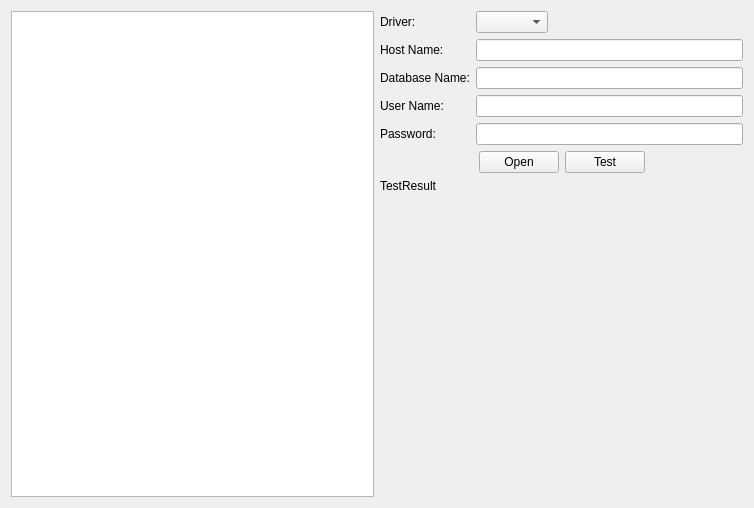
<?xml version="1.0" encoding="UTF-8"?>
<ui version="4.0">
 <class>Connections</class>
 <widget class="QWidget" name="Connections">
  <property name="geometry">
   <rect>
    <x>0</x>
    <y>0</y>
    <width>754</width>
    <height>508</height>
   </rect>
  </property>
  <layout class="QHBoxLayout" name="horizontalLayout_2">
   <item>
    <widget class="QListView" name="list"/>
   </item>
   <item>
    <layout class="QVBoxLayout" name="verticalLayout">
     <item>
      <layout class="QFormLayout" name="formLayout">
       <property name="fieldGrowthPolicy">
        <enum>QFormLayout::ExpandingFieldsGrow</enum>
       </property>
       <item row="0" column="0">
        <widget class="QLabel" name="driverLabel">
         <property name="text">
          <string>Driver:</string>
         </property>
        </widget>
       </item>
       <item row="0" column="1">
        <widget class="KComboBox" name="driver"/>
       </item>
       <item row="1" column="0">
        <widget class="QLabel" name="hostnameLabel">
         <property name="text">
          <string>Host Name:</string>
         </property>
         <property name="buddy">
          <cstring>hostName</cstring>
         </property>
        </widget>
       </item>
       <item row="1" column="1">
        <widget class="KLineEdit" name="hostName">
         <property name="minimumSize">
          <size>
           <width>250</width>
           <height>0</height>
          </size>
         </property>
        </widget>
       </item>
       <item row="2" column="0">
        <widget class="QLabel" name="databaseLabel">
         <property name="text">
          <string>Database Name:</string>
         </property>
         <property name="buddy">
          <cstring>database</cstring>
         </property>
        </widget>
       </item>
       <item row="2" column="1">
        <widget class="KLineEdit" name="database"/>
       </item>
       <item row="3" column="0">
        <widget class="QLabel" name="usernameLabel">
         <property name="text">
          <string>User Name:</string>
         </property>
         <property name="buddy">
          <cstring>userName</cstring>
         </property>
        </widget>
       </item>
       <item row="3" column="1">
        <widget class="KLineEdit" name="userName"/>
       </item>
       <item row="4" column="0">
        <widget class="QLabel" name="passwordLabel">
         <property name="text">
          <string>Password:</string>
         </property>
         <property name="buddy">
          <cstring>password</cstring>
         </property>
        </widget>
       </item>
       <item row="4" column="1">
        <widget class="KLineEdit" name="password">
         <property name="echoMode">
          <enum>QLineEdit::Password</enum>
         </property>
        </widget>
       </item>
      </layout>
     </item>
     <item>
      <layout class="QHBoxLayout" name="horizontalLayout">
       <item>
        <spacer name="horizontalSpacer">
         <property name="orientation">
          <enum>Qt::Horizontal</enum>
         </property>
         <property name="sizeHint" stdset="0">
          <size>
           <width>40</width>
           <height>20</height>
          </size>
         </property>
        </spacer>
       </item>
       <item>
        <widget class="QPushButton" name="selectFile">
         <property name="text">
          <string>Open</string>
         </property>
         <property name="icon">
          <iconset theme="document-open"/>
         </property>
        </widget>
       </item>
       <item>
        <widget class="QPushButton" name="testConnection">
         <property name="text">
          <string>Test</string>
         </property>
         <property name="icon">
          <iconset theme="document-preview"/>
         </property>
        </widget>
       </item>
       <item>
        <spacer name="horizontalSpacer_2">
         <property name="orientation">
          <enum>Qt::Horizontal</enum>
         </property>
         <property name="sizeHint" stdset="0">
          <size>
           <width>40</width>
           <height>20</height>
          </size>
         </property>
        </spacer>
       </item>
      </layout>
     </item>
     <item>
      <widget class="QLabel" name="testResult">
       <property name="sizePolicy">
        <sizepolicy hsizetype="Preferred" vsizetype="Expanding">
         <horstretch>0</horstretch>
         <verstretch>0</verstretch>
        </sizepolicy>
       </property>
       <property name="text">
        <string>TestResult</string>
       </property>
       <property name="alignment">
        <set>Qt::AlignLeading|Qt::AlignLeft|Qt::AlignTop</set>
       </property>
       <property name="wordWrap">
        <bool>true</bool>
       </property>
      </widget>
     </item>
    </layout>
   </item>
  </layout>
 </widget>
 <customwidgets>
  <customwidget>
   <class>KLineEdit</class>
   <extends>QLineEdit</extends>
   <header>klineedit.h</header>
  </customwidget>
  <customwidget>
   <class>KComboBox</class>
   <extends>QComboBox</extends>
   <header>kcombobox.h</header>
  </customwidget>
 </customwidgets>
 <resources/>
 <connections/>
</ui>
